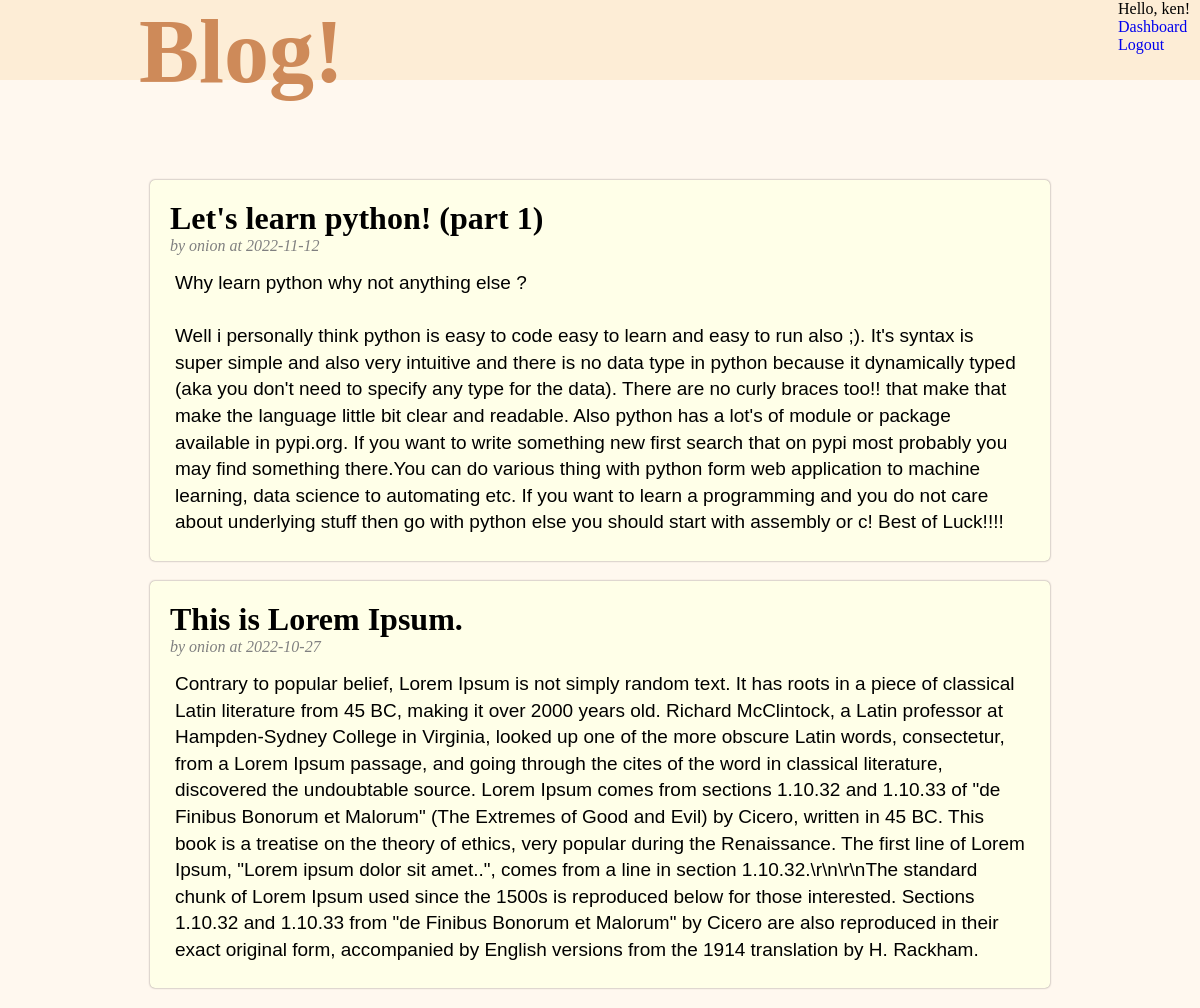
The page / (signed in) on the database its author committed.
### tables this page shows
CREATE TABLE posts(
id INTEGER PRIMARY KEY AUTOINCREMENT,
title TEXT NOT NULL,
description TEXT,
author TEXT NOT NULL,
date DATETIME DEFAULT CURRENT_TIMESTAMP
);

### app.py (the view)
@app.route('/')
def index():
	posts = model.fetch_post()
	return render_template('index.html', title='Home', active=session.get('loged_in', None), uname=session.get('username', None), posts=posts)

### model.py (called while the page is built)
def db_connect():
	conn = sqlite3.connect('database.db')
	return conn

def fetch_post():
	conn = db_connect()
	d={}
	flag=None
	try:
		conn.row_factory = sqlite3.Row
		d = conn.execute(f"SELECT id, title, description, author, date FROM posts order by date DESC").fetchall()
	except:
		flag=True
	conn.close()
	if flag == None:
		return d
	return None

### templates/index.html (shortened to what this page needs)
{% extends 'layout.html' %}
	{% block content %}
		<div id="content">
			<div id="header_name">
				<h1>Blog!</h1>
			</div>
			{% if active %}
				<div id="active">
						<span>Hello, {{uname}}!</span>
					<div id="dash">
						<a href="{{url_for('change', to=0)}}">Dashboard</a>
					</div>
					<div id="out">
						<a href="{{ url_for('logout') }}">Logout</a>
					</div>
				</div>
			{% else %}
			<div id="login_bar">
				<a href="{{ url_for('login') }}"> Login </a>
			</div>
			{% endif %}
		</div>
		<div id="body_content">
			<div id="post_content">
				{% for post in posts %}
				<div id="body-post">
					<div id="p-title">
						<h1>{{ post['title'] }}</h1>
					</div>
					<div id="autor">
						<p>by {{ post['author'] }} at {{ post['date'].split()[0] }}</p>
					</div>
					<div id="p-content">
						{% autoescape false %}
						<p>
							{{ post['description'] }}
						</p>
						{% endautoescape %}
					</div>
				</div>
				{% endfor %}
			</div>
		</div>
	{% endblock %}

### static/css/style.css (style rules this page uses)
* { margin:0px; }
body { background: #fff8ef; }
#content { display:inline-flex; height: 80px; width: 100%; background: #fdedd6; color: black; }
#header_name { width: 70%; height:100%; margin: 0px auto; }
#header_name h1 { color:#ce8a59; font-size: 90px; }
#body_content { width: 75%; margin: 0px auto; margin-top: 0px; margin-top: 0px; margin-top: 100; }
#active { margin-right:10px; }
#body-post { padding: 20px; margin-bottom: 20px; background: #ffffe8; box-shadow: 0px 0px 2px #847979; border-radius: 5px; }
#p-content { font-family: arial; padding: 5px; margin-top: 10px; }
#p-content p { font-size: 19px; line-height: 1.4; }
#autor { font-style:italic; color: gray; }
a { text-decoration: none; }

### rows shown on the page
posts: title "Let's learn python! (part 1)", author "onion", date "2022-11-12", description "Why learn python why not anything else ? Well i personally think python is easy to code easy to learn and easy to run also ;). It's syntax is super simple and also very intuitive and there is no data type in python because it dynamically typed (aka you don't need to specify any type for the data). There are no curly braces too!! that make that make the language little bit clear and readable. Also python has a lot's of module or package available in pypi.org. If you want to write something new first search that on pypi most probably you may find something there.You can do various thing with python form web application to machine learning, data science to automating etc. If you want to learn…"
posts: title "This is Lorem Ipsum.", author "onion", date "2022-10-27", description "Contrary to popular belief, Lorem Ipsum is not simply random text. It has roots in a piece of classical Latin literature from 45 BC, making it over 2000 years old. Richard McClintock, a Latin professor at Hampden-Sydney College in Virginia, looked up one of the more obscure Latin words, consectetur, from a Lorem Ipsum passage, and going through the cites of the word in classical literature, discovered the undoubtable source. Lorem Ipsum comes from sections 1.10.32 and 1.10.33 of \"de Finibus Bonorum et Malorum\" (The Extremes of Good and Evil) by Cicero, written in 45 BC. This book is a treatise on the theory of ethics, very popular during the Renaissance. The first line of Lorem Ipsum,…"

### other values the page prints
{{ uname }} "ken"
